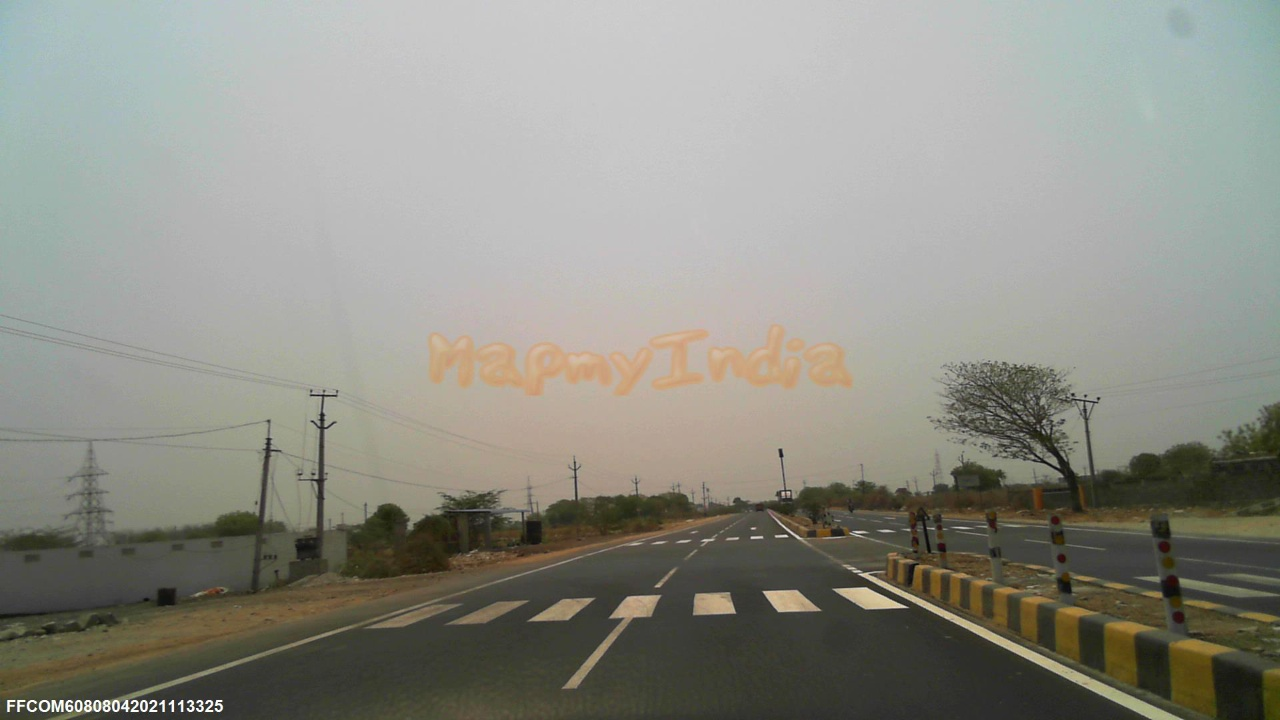
#> input picture sample test/FCOM60808042021113325.jpg, 1280 x 720 px, found by its file name
$ python 'remove watermark.py'
#> lines starting #> are read from the running program, lines starting #| are printed output that depends on the picture; after the words box and inside, x2 and y2 are one past the last pixel; in counts of white or black regions, pixels touching at a corner belong together
import cv2
import numpy as np
from PIL import Image
import os
import matplotlib.pyplot as plt

dir = os.getcwd()
path = "/home/ceinfo/Desktop/zebra/FCOM60808042021113325.jpg"

newPath = "sample test/removed.jpg"
img=cv2.imread(path,1)
#> img is the input picture: shape (720, 1280, 3); mean B, G, R 134.3, 143, 142.9
plt.imshow(img)
plt.show()

hight,width,depth=img.shape[0:3]
#> hight = 720; width = 1280; depth = 3
print(hight)
#| 720
print(width)
#| 1280

#Intercept
# cropped = img[int(hight*0.8):hight, int(width*0.7):width]  #The clipping coordinates are [Y0: Y1, x0: X1]

cropped = img[int(hight*0.8):hight, int(width*0.7):width]  #The clipping coordinates are [Y0: Y1, x0: X1]
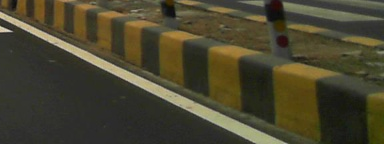
#> cropped: shape (144, 384, 3); mean B, G, R 46.8, 68.4, 72.8
plt.imshow(cropped)
plt.show()

'''576*896'''
cv2.imwrite(newPath, cropped)
imgSY = cv2.imread(newPath,1)

#Image binarization processing, changing colors other than [200200] - [250250] to 0
thresh = cv2.inRange(imgSY,np.array([200,200,200]),np.array([250,250,250]))
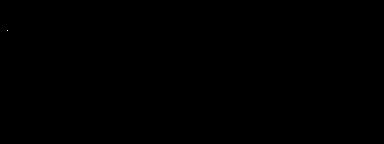
#> thresh: shape (144, 384); 0% white in thin lines or dots, all inside (x1, y1, x2, y2) = (7, 30, 8, 31)

#Create structural elements of shapes and dimensions
kernel = np.ones((3,3),np.uint8)

#Expand the area to be repaired
hi_mask = cv2.dilate(thresh,kernel,iterations=10)
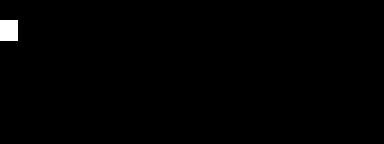
#> hi_mask: shape (144, 384); 0.68% white; 1 white region, box (x1, y1, x2, y2) and area: (0, 20, 18, 41) 378
specular = cv2.inpaint(imgSY,hi_mask,5,flags=cv2.INPAINT_TELEA)
cv2.imwrite(newPath, specular)

#Overlay picture
imgSY = Image.open(newPath)
#> imgSY: PIL image 384x144 RGB
img = Image.open(path)
#> img: PIL image 1280x720 RGB
img.paste(imgSY, (int(width*0.7),int(hight*0.8),width,hight))
img.save(newPath)
